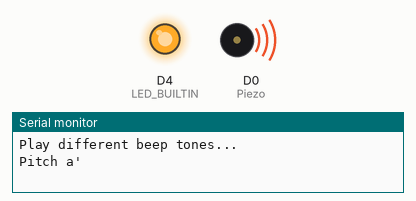
This sketch was run on a simulated ESP8266 (NodeMCU). Shown: output pins drawn as LEDs (lit = HIGH, except the on-board LED, lit = LOW), buzzer (waves = sounding), the last lines printed to the serial monitor.

Above: at 4.5 s.
At 8.4 s:
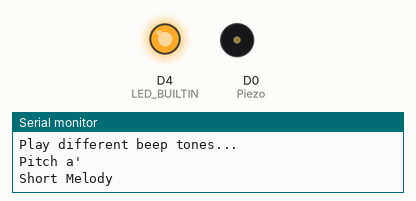
At 13.4 s:
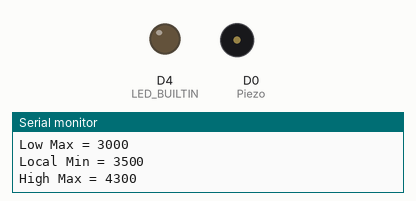
Timing chart, 0 to 17.6 s (numbered marks = the images above):
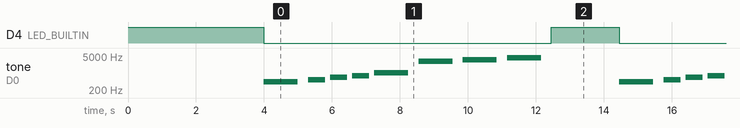

The sketch:

Beep.ino
```cpp
/*
  Beep

  Creating beep tones for signalization purposes

  circuit:
  - Piezo speaker at pin D0

  Claus Kuehnel 2017-12-19 info@ckuehnel.ch
*/

#include "pitches.h"

const int Piezo = D0;
const unsigned int LoMax = 3000;
const unsigned int LocMin = 3500;
const unsigned int HiMax = 4300;

// Generation of beep tone
void beep(unsigned int pitch, unsigned long duration)
{
  digitalWrite(LED_BUILTIN, LOW);
  tone(Piezo, pitch, duration);
  delay(1.3 * duration);
  digitalWrite(LED_BUILTIN, HIGH);
}

void setup()
{
  pinMode(LED_BUILTIN, OUTPUT);
  digitalWrite(LED_BUILTIN, HIGH);

  Serial.begin(115200);
  delay(4000);
}

void loop()
{
  Serial.println("Play different beep tones...");
  Serial.println("Pitch a'");
  beep(NOTE_A4, 1000);
  Serial.println("Short Melody");
  beep(NOTE_C5, 500);
  beep(NOTE_E5, 500);
  beep(NOTE_G5, 500);
  beep(NOTE_C6, 1000);
  Serial.println("Piezo frequency response");
  Serial.println("        /\\ ");
  Serial.println("  /\\   /  \\ ");
  Serial.println(" /  --     \\ ");
  Serial.println("/           \\ ");
  Serial.print("Low Max = "); Serial.println(LoMax);
  beep(LoMax, 1000);
  Serial.print("Local Min = "); Serial.println(LocMin);
  beep(LocMin, 1000);
  Serial.print("High Max = "); Serial.println(HiMax);
  beep(HiMax, 1000);
  noTone(Piezo);
  Serial.println();
  delay(2000);
}
```

pitches.h
```cpp
/*************************************************
 * Public Constants
 * originally written by Brett Hagman
 *************************************************/

#define NOTE_B0  31
#define NOTE_C1  33
#define NOTE_CS1 35
#define NOTE_D1  37
#define NOTE_DS1 39
#define NOTE_E1  41
#define NOTE_F1  44
#define NOTE_FS1 46
#define NOTE_G1  49
#define NOTE_GS1 52
#define NOTE_A1  55
#define NOTE_AS1 58
#define NOTE_B1  62
#define NOTE_C2  65
#define NOTE_CS2 69
#define NOTE_D2  73
#define NOTE_DS2 78
#define NOTE_E2  82
#define NOTE_F2  87
#define NOTE_FS2 93
#define NOTE_G2  98
#define NOTE_GS2 104
#define NOTE_A2  110
#define NOTE_AS2 117
#define NOTE_B2  123
#define NOTE_C3  131
#define NOTE_CS3 139
#define NOTE_D3  147
#define NOTE_DS3 156
#define NOTE_E3  165
#define NOTE_F3  175
#define NOTE_FS3 185
#define NOTE_G3  196
#define NOTE_GS3 208
#define NOTE_A3  220
#define NOTE_AS3 233
#define NOTE_B3  247
#define NOTE_C4  262
#define NOTE_CS4 277
#define NOTE_D4  294
#define NOTE_DS4 311
#define NOTE_E4  330
#define NOTE_F4  349
#define NOTE_FS4 370
#define NOTE_G4  392
#define NOTE_GS4 415
#define NOTE_A4  440
#define NOTE_AS4 466
#define NOTE_B4  494
#define NOTE_C5  523
#define NOTE_CS5 554
#define NOTE_D5  587
#define NOTE_DS5 622
#define NOTE_E5  659
#define NOTE_F5  698
#define NOTE_FS5 740
#define NOTE_G5  784
#define NOTE_GS5 831
#define NOTE_A5  880
#define NOTE_AS5 932
#define NOTE_B5  988
#define NOTE_C6  1047
#define NOTE_CS6 1109
#define NOTE_D6  1175
#define NOTE_DS6 1245
#define NOTE_E6  1319
#define NOTE_F6  1397
#define NOTE_FS6 1480
#define NOTE_G6  1568
#define NOTE_GS6 1661
#define NOTE_A6  1760
#define NOTE_AS6 1865
#define NOTE_B6  1976
#define NOTE_C7  2093
#define NOTE_CS7 2217
#define NOTE_D7  2349
#define NOTE_DS7 2489
#define NOTE_E7  2637
#define NOTE_F7  2794
#define NOTE_FS7 2960
#define NOTE_G7  3136
#define NOTE_GS7 3322
#define NOTE_A7  3520
#define NOTE_AS7 3729
#define NOTE_B7  3951
#define NOTE_C8  4186
#define NOTE_CS8 4435
#define NOTE_D8  4699
#define NOTE_DS8 4978
#define REST    25000 // nothing to hear
```

Measured:
- by itself, D4 (LED_BUILTIN): alternates HIGH for 2.0 s and LOW for 8.5 s
- by itself, tone on D0 (Piezo): repeats every 10.5 s: silent 0.30 s, 523 Hz 0.50 s, silent 0.15 s, 659 Hz 0.50 s, silent 0.15 s, 784 Hz 0.50 s, silent 0.15 s, 1047 Hz 1.0 s, silent 0.30 s, 3000 Hz 1.0 s, silent 0.30 s, 3500 Hz 1.0 s, silent 0.30 s, 4300 Hz 1.0 s, silent 2.3 s, 440 Hz 1.0 s
